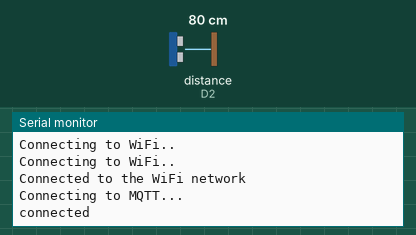
Recording of a sketch running on a simulated ESP8266 (NodeMCU). Parts: the last lines printed to the serial monitor. Wiring (inferred from the names in the program): ultrasonic range finder: trigger D1; echo D2. Inputs (shaded band) come from the test bench; at power-on: distance to the obstacle (sensor on D2) 80 cm. The echo pulse lasts 58.3 µs per cm; WiFi joins after 1.5 s; servers stay silent unless stated; no MQTT or app messages arrive unless stated.

Above: at 7.4 s.
7.5 s: distance to the obstacle (sensor on D2) set to 13 cm
At 7.77 s:
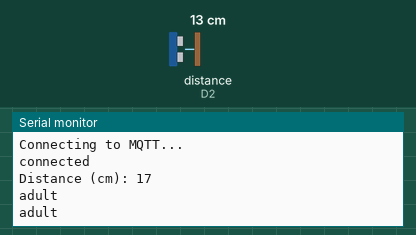
9.0 s: distance to the obstacle (sensor on D2) set to 16 cm
At 9.38 s:
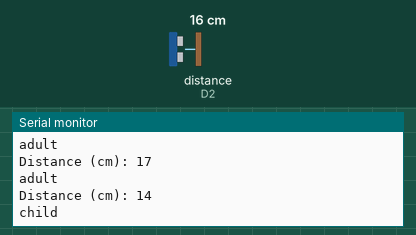

The sketch:

mqttesp.ino
```cpp
  #include <ESP8266WiFi.h>
  #include <PubSubClient.h>
  #include <sstream>

  const char* ssid = "bssm_free";
  const char* password =  "bssm_free";

  const char* mqttServer = "broker.hivemq.com";
  const int mqttPort = 1883;
  // const char* mqttUser = "yourMQTTuser";
  // const char* mqttPassword = "yourMQTTpassword";
  const char* topic_pub = "bssmheavn/1";
  const char* topic_sub = "bssmheavn/#";

  const int trigPin = D1;
  const int echoPin = D2;
  long duration;
  float distanceCm;
  float distanceInch;
  //define sound speed in cm/uS
  #define SOUND_SPEED 0.034
  #define CM_TO_INCH 0.393701

  int count;
  #define UPDATE_INTERVAL 5000L
  unsigned long prevUpdateTime = 0L;

  WiFiClient espClient;
  PubSubClient mqttClient(espClient);


  void callback(char* topic, byte* payload, unsigned int length) {
    Serial.print("Message arrived in topic: ");
    Serial.println(topic);

    Serial.print("Message: ");
    for (int i = 0; i < length; i++) {
      Serial.print((char)payload[i]);
    }

    Serial.println();
    Serial.println("-----------------------");
  }


  void setup() {
    Serial.begin(115200);
    WiFi.begin(ssid, password);

    while (WiFi.status() != WL_CONNECTED) {
      delay(500);
      Serial.println("Connecting to WiFi..");
    }
    Serial.println("Connected to the WiFi network");

    mqttClient.setServer(mqttServer, mqttPort);
    mqttClient.setCallback(callback);

    while (!mqttClient.connected()) {
      Serial.println("Connecting to MQTT...");

      if (mqttClient.connect("minse")) {
        Serial.println("connected");
      } else {
        Serial.print("failed with state ");
        Serial.print(mqttClient.state());
        delay(2000);
      }
    }

    mqttClient.subscribe(topic_sub);
    mqttClient.publish(topic_pub, "ESP32 logged in");
    prevUpdateTime = millis();

    pinMode(trigPin, OUTPUT); // Sets the trigPin as an Output
    pinMode(echoPin, INPUT); // Sets the echoPin as an Input
  }

  void loop() {
    //시분할 서브루틴
    mqttClient.loop();

    digitalWrite(trigPin, LOW);
    delayMicroseconds(2);
    // Sets the trigPin on HIGH state for 10 micro seconds
    digitalWrite(trigPin, HIGH);
    delayMicroseconds(10);
    digitalWrite(trigPin, LOW);
    // Reads the echoPin, returns the sound wave travel time in microseconds
    duration = pulseIn(echoPin, HIGH);
    // Calculate the distance
    distanceCm = duration * SOUND_SPEED/2;//초음파센서
    int height = 29-(int)distanceCm;
    if(height>1 && count==0){
      Serial.print("Distance (cm): ");
      Serial.println(height);
      unsigned long currentTime = millis();
      if(currentTime > prevUpdateTime + UPDATE_INTERVAL) {
        int i = 0;
        if(height>15){
          Serial.println("adult");
          i = 0;
        }
        else{
          Serial.println("child");
          i = 1;
        }
        std::stringstream st;
        st<<i;
        mqttClient.publish(topic_pub, st.str().c_str());
        prevUpdateTime = currentTime;
      }
      if(height>15){
      Serial.println("adult");
      }
      else{
      Serial.println("child");
      }
      count = 1;
    }
    else if(count == 1){
      count = 0;
    }

    delay(200);
  }
```

Measured:
- the behaviour switches between 14 and 15 cm on distance to the obstacle (sensor on D2) (found by bisection; images 1 and 2)
- after the input at 7.5 s, the serial monitor: prints a new line at once (image 1)
- after the input at 9.0 s, the serial monitor: prints a new line after 0.12 s (image 2)
